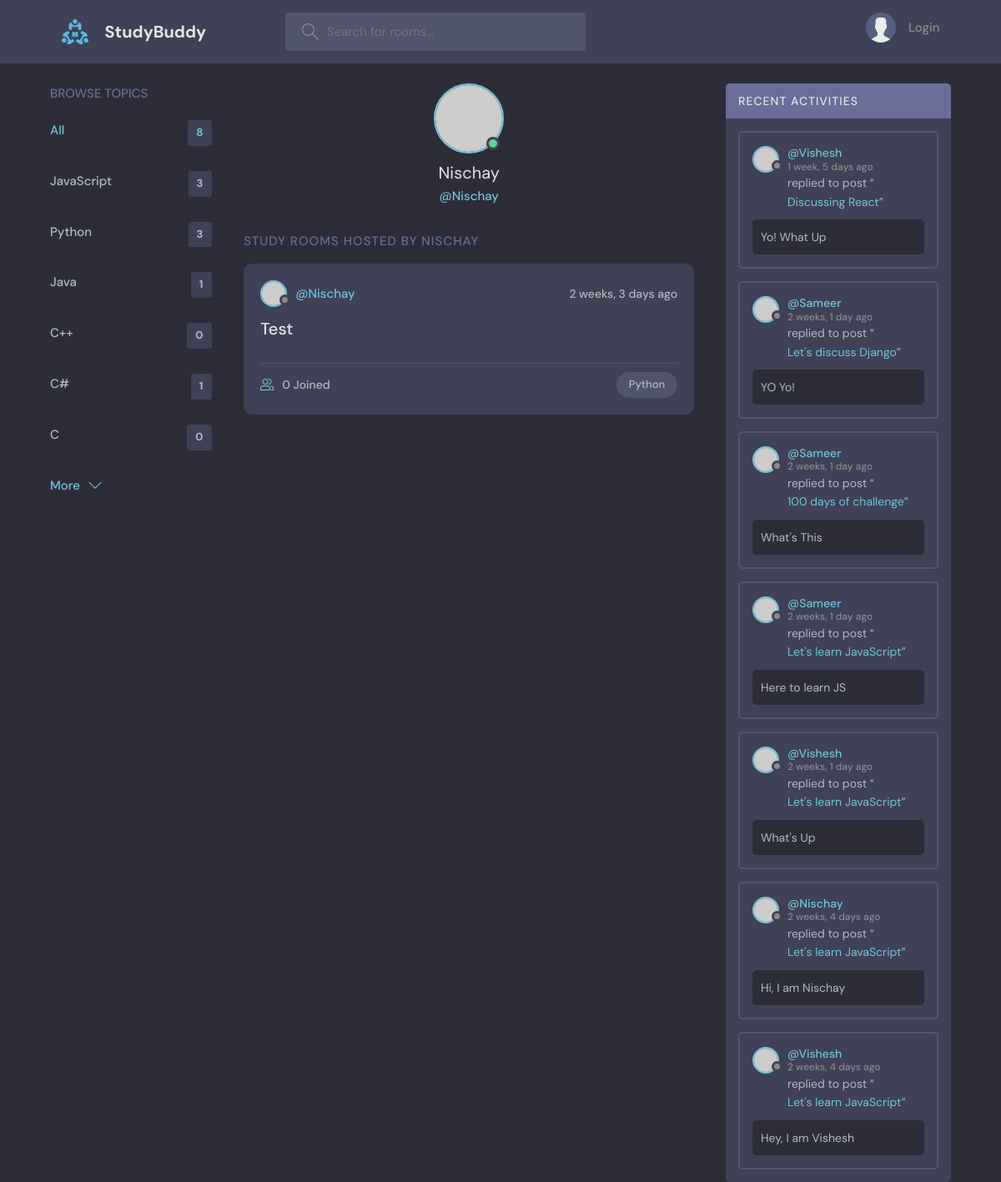
The app's page /profile/2/ with its own data.
### base/models.py (models this page shows, shortened)
class Topic(models.Model):
    name = models.CharField(max_length=200)
    def __str__(self) -> str:
        return self.name

class Room(models.Model):
    host = models.ForeignKey(User, on_delete=models.SET_NULL, null=True)
    topic = models.ForeignKey(Topic, on_delete=models.SET_NULL, null=True)
    name = models.CharField(max_length=200)
    description = models.TextField(null=True, blank=True)
    participants = models.ManyToManyField(User, related_name='participants', blank=True)
    updated = models.DateTimeField(auto_now=True)
    created = models.DateTimeField(auto_now_add=True)
    def __str__(self) -> str:
        return self.name
    class Meta:
        ordering = ['-updated', '-created']

class Message(models.Model):
    user = models.ForeignKey(User, on_delete=models.CASCADE)
    room = models.ForeignKey(Room, on_delete=models.CASCADE)
    body = models.TextField()
    updated = models.DateTimeField(auto_now=True)
    created = models.DateTimeField(auto_now_add=True)
    class Meta:
        ordering = ['-updated', '-created']

### base/views.py (the view)
# urls.py: path('profile/<str:pk>/', views.userProfile, name="user-profile"),
def userProfile(request, pk):
    user = User.objects.get(id=pk)
    q = request.GET.get('q')
    topics = Topic.objects.all()
    rooms = Room.objects.all()
    msgs = Message.objects.all()  # ordering set in Message class in models using Meta dunctionality
    if q != None:
        rooms = Room.objects.filter(Q(topic__name__icontains=q) | Q(name__icontains=q) | Q(description__icontains=q))
        msgs = Message.objects.filter(Q(room__topic__name__icontains=q))
    room_count = rooms.count()
    context = {'user' : user, 'rooms' : rooms, 'topics' : topics, 'room_count' : room_count, 'all_messages' : msgs}
    return render(request, 'base/profile.html', context)

### base/templates/base/profile.html (shortened to what this page needs)
{% extends 'main.html' %}
{% block content %}
  <main class="profile-page layout layout--3">
    <div class="container">
      {% include 'base/topics_component.html' %}
      <div class="roomList">
        <div class="profile">
          <div class="profile__avatar">
            <div class="avatar avatar--large active">
              <img src="https://randomuser.me/api/portraits/men/11.jpg" />
            </div>
          </div>
          <div class="profile__info">
            <h3>{{user.username}}</h3>
            <p>@{{user.username}}</p>
          </div>
        </div>
        <div class="roomList__header">
          <div>
            <h2>Study Rooms Hosted by {{user.username}}</a>
            </h2>
          </div>
        </div>
        {% for room in rooms %}
        {% if room.host == user %}
    <div class="roomListRoom">
        <div class="roomListRoom__header">
            <a href="{% url 'user-profile' room.host.id %}" class="roomListRoom__author">
                <div class="avatar avatar--small">
                    <img src="https://randomuser.me/api/portraits/women/11.jpg" />
                </div>
                <span>@{{room.host.username}}</span>
            </a>
            <div class="roomListRoom__actions">
                <span>{{room.created|timesince}} ago</span>
            </div>
        </div>
        <div class="roomListRoom__content">
            <a href="{% url 'room' room.id %}">{{room.name}}</a>
        </div>
        <div class="roomListRoom__meta">
            <a class="roomListRoom__joined">
                {{room.participants.count}} Joined
            </a>
            <p class="roomListRoom__topic">{{room.topic}}</p>
        </div>
    </div>
    {% endif %}
    {% endfor %}
      </div>
      {% include 'base/activity_component.html' %}
    </div>
  </main>
{% endblock content %}

### base/templates/base/topics_component.html
<div class="topics">
    <div class="topics__header">
        <h2>Browse Topics</h2>
    </div>
    <ul class="topics__list">
        <li>
            <a href="{% url 'home' %}" class="active">All <span>{{room_count}}</span></a>
        </li>
        {% for topic in topics %}
        <li>
            <a href="{% url 'home' %}?q={{topic.name}}">{{topic.name}} <span>{{topic.room_set.all.count}}</span></a>
        </li>
        {% endfor %}
    </ul>
    <a class="btn btn--link" href="{% url 'topics' %}">
        More
        <svg version="1.1" xmlns="http://www.w3.org/2000/svg" width="32" height="32" viewBox="0 0 32 32">
            <title>chevron-down</title>
            <path d="M16 21l-13-13h-3l16 16 16-16h-3l-13 13z"></path>
        </svg>
    </a>
</div>

### base/templates/base/activity_component.html (shortened to what this page needs)
<div class="activities">
  <div class="activities__header">
    <h2>Recent Activities</h2>
  </div>
  {% for m in all_messages %}
  <div class="activities__box">
    <div class="activities__boxHeader roomListRoom__header">
      <a href="{% url 'user-profile' m.user.id %}" class="roomListRoom__author">
        <div class="avatar avatar--small">
          <img src="https://randomuser.me/api/portraits/women/11.jpg" />
        </div>
        <p>
          @{{m.user.username}}
          <span>{{m.created|timesince}} ago</span>
        </p>
      </a>
    </div>
    <div class="activities__boxContent">
      <p>
        replied to post “<a href="{% url 'room' m.room.id %}">{{m.room}}</a>”
      </p>
      <div class="activities__boxRoomContent">
        {{m.body}}
      </div>
    </div>
  </div>
  {% endfor %}
</div>

### records on screen
Topic: name "JavaScript", room_set.all.count "3"
Topic: name "Python", room_set.all.count "3"
Topic: name "Java", room_set.all.count "1"
Topic: name "C++", room_set.all.count "0"
Topic: name "C#", room_set.all.count "1"
Topic: name "C", room_set.all.count "0"
Room: host.username "Nischay", created "2 weeks, 3 days", name "Test", participants.count "0", topic "Python"
Message: user.username "Vishesh", created "1 week, 5 days", room "Discussing React", body "Yo! What Up"
Message: user.username "Sameer", created "2 weeks, 1 day", room "Let's discuss Django", body "YO Yo!"
Message: user.username "Sameer", created "2 weeks, 1 day", room "100 days of challenge", body "What's This"
Message: user.username "Sameer", created "2 weeks, 1 day", room "Let's learn JavaScript", body "Here to learn JS"
Message: user.username "Vishesh", created "2 weeks, 1 day", room "Let's learn JavaScript", body "What's Up"
Message: user.username "Nischay", created "2 weeks, 4 days", room "Let's learn JavaScript", body "Hi, I am Nischay"
Message: user.username "Vishesh", created "2 weeks, 4 days", room "Let's learn JavaScript", body "Hey, I am Vishesh"

### other values on screen
{{ room_count }} "8"
{{ user.username }} "Nischay"
{{ user.username }} "NISCHAY"
